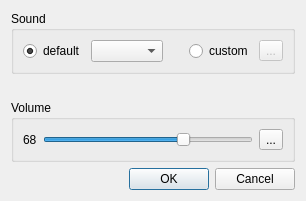
<?xml version="1.0" encoding="UTF-8"?>
<ui version="4.0">
 <class>chime::SoundDialog</class>
 <widget class="QDialog" name="chime::SoundDialog">
  <property name="geometry">
   <rect>
    <x>0</x>
    <y>0</y>
    <width>302</width>
    <height>197</height>
   </rect>
  </property>
  <property name="windowTitle">
   <string>Sound Settings</string>
  </property>
  <layout class="QVBoxLayout" name="verticalLayout">
   <property name="sizeConstraint">
    <enum>QLayout::SetFixedSize</enum>
   </property>
   <item>
    <widget class="QGroupBox" name="sound_src_group">
     <property name="title">
      <string>Sound</string>
     </property>
     <layout class="QHBoxLayout" name="sound_src_layout">
      <item>
       <widget class="QRadioButton" name="default_snd_rb">
        <property name="text">
         <string>default</string>
        </property>
        <property name="checked">
         <bool>true</bool>
        </property>
       </widget>
      </item>
      <item>
       <widget class="QComboBox" name="defaults_box"/>
      </item>
      <item>
       <spacer name="sound_spacer">
        <property name="orientation">
         <enum>Qt::Horizontal</enum>
        </property>
        <property name="sizeHint" stdset="0">
         <size>
          <width>20</width>
          <height>20</height>
         </size>
        </property>
       </spacer>
      </item>
      <item>
       <widget class="QRadioButton" name="custom_snd_rb">
        <property name="text">
         <string>custom</string>
        </property>
       </widget>
      </item>
      <item>
       <widget class="QToolButton" name="custom_browse_btn">
        <property name="enabled">
         <bool>false</bool>
        </property>
        <property name="text">
         <string notr="true">...</string>
        </property>
       </widget>
      </item>
     </layout>
    </widget>
   </item>
   <item>
    <widget class="QLabel" name="current_file_value">
     <property name="text">
      <string notr="true">&lt;current file&gt;</string>
     </property>
     <property name="alignment">
      <set>Qt::AlignCenter</set>
     </property>
    </widget>
   </item>
   <item>
    <widget class="QGroupBox" name="volume_group">
     <property name="title">
      <string>Volume</string>
     </property>
     <layout class="QHBoxLayout" name="volume_layout">
      <item>
       <widget class="QLabel" name="volume_value">
        <property name="text">
         <string notr="true">68</string>
        </property>
       </widget>
      </item>
      <item>
       <widget class="QSlider" name="volume_slider">
        <property name="maximum">
         <number>100</number>
        </property>
        <property name="value">
         <number>68</number>
        </property>
        <property name="orientation">
         <enum>Qt::Horizontal</enum>
        </property>
       </widget>
      </item>
      <item>
       <widget class="QToolButton" name="preview_btn">
        <property name="text">
         <string notr="true">...</string>
        </property>
        <property name="icon">
         <iconset resource="../chime.qrc">
          <normaloff>:/chime/play.svg.p</normaloff>:/chime/play.svg.p</iconset>
        </property>
       </widget>
      </item>
     </layout>
    </widget>
   </item>
   <item>
    <widget class="QDialogButtonBox" name="buttonBox">
     <property name="orientation">
      <enum>Qt::Horizontal</enum>
     </property>
     <property name="standardButtons">
      <set>QDialogButtonBox::Cancel|QDialogButtonBox::Ok</set>
     </property>
    </widget>
   </item>
  </layout>
 </widget>
 <resources>
  <include location="../chime.qrc"/>
 </resources>
 <connections>
  <connection>
   <sender>buttonBox</sender>
   <signal>accepted()</signal>
   <receiver>chime::SoundDialog</receiver>
   <slot>accept()</slot>
   <hints>
    <hint type="sourcelabel">
     <x>224</x>
     <y>197</y>
    </hint>
    <hint type="destinationlabel">
     <x>157</x>
     <y>218</y>
    </hint>
   </hints>
  </connection>
  <connection>
   <sender>buttonBox</sender>
   <signal>rejected()</signal>
   <receiver>chime::SoundDialog</receiver>
   <slot>reject()</slot>
   <hints>
    <hint type="sourcelabel">
     <x>292</x>
     <y>203</y>
    </hint>
    <hint type="destinationlabel">
     <x>286</x>
     <y>218</y>
    </hint>
   </hints>
  </connection>
  <connection>
   <sender>default_snd_rb</sender>
   <signal>toggled(bool)</signal>
   <receiver>defaults_box</receiver>
   <slot>setEnabled(bool)</slot>
   <hints>
    <hint type="sourcelabel">
     <x>48</x>
     <y>43</y>
    </hint>
    <hint type="destinationlabel">
     <x>127</x>
     <y>46</y>
    </hint>
   </hints>
  </connection>
  <connection>
   <sender>custom_snd_rb</sender>
   <signal>toggled(bool)</signal>
   <receiver>custom_browse_btn</receiver>
   <slot>setEnabled(bool)</slot>
   <hints>
    <hint type="sourcelabel">
     <x>267</x>
     <y>45</y>
    </hint>
    <hint type="destinationlabel">
     <x>333</x>
     <y>44</y>
    </hint>
   </hints>
  </connection>
  <connection>
   <sender>volume_slider</sender>
   <signal>valueChanged(int)</signal>
   <receiver>volume_value</receiver>
   <slot>setNum(int)</slot>
   <hints>
    <hint type="sourcelabel">
     <x>105</x>
     <y>148</y>
    </hint>
    <hint type="destinationlabel">
     <x>35</x>
     <y>147</y>
    </hint>
   </hints>
  </connection>
 </connections>
</ui>
